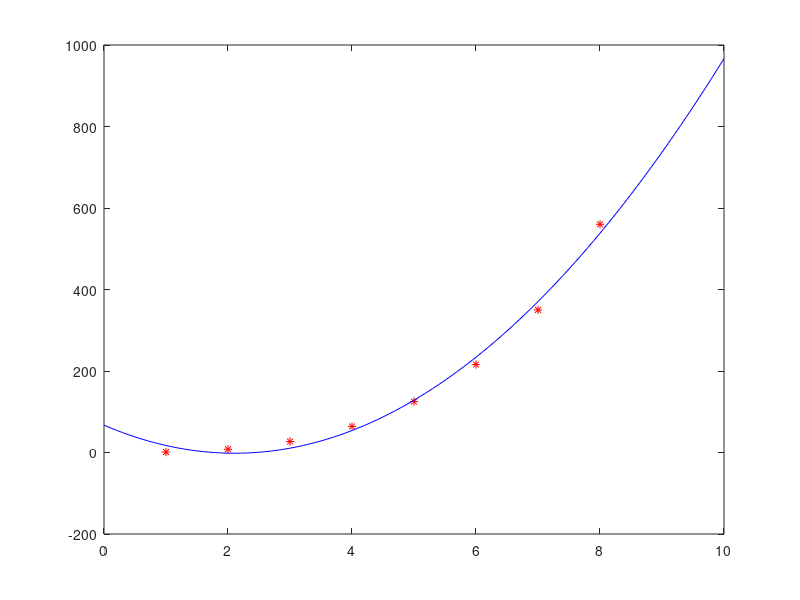

This chart was generated by the following MATLAB code:
function hoiquyptbac2;
x = [1,2,3,4,5,6,7,8];
f = [1,8,27,64,125,216,350,560];
N = length(x);
SUMX1 = sum(x);
SUMX2 = sum(x.*x);
SUMX3 = sum(x.*x.*x);
SUMX4 = sum(x.*x.*x.*x);
A = [SUMX4,SUMX3,SUMX2;SUMX3,SUMX2,SUMX1;SUMX2,SUMX1,N];
SUMF = sum(f);
SUMFx1 = sum(f.*x);
SUMFx2 = sum(f.*x.*x);
b = [SUMFx2;SUMFx1;SUMF];
%==========
format rat, abc = inv(A)*b
%==========
plot(x,f,'r*');
hold on;
X = 0:0.1:10;
F = @(x)abc(1)*x.^2 + abc(2)*x + abc(3);
FX = feval(F,X);
plot(X,FX,'b-');
endfunction
